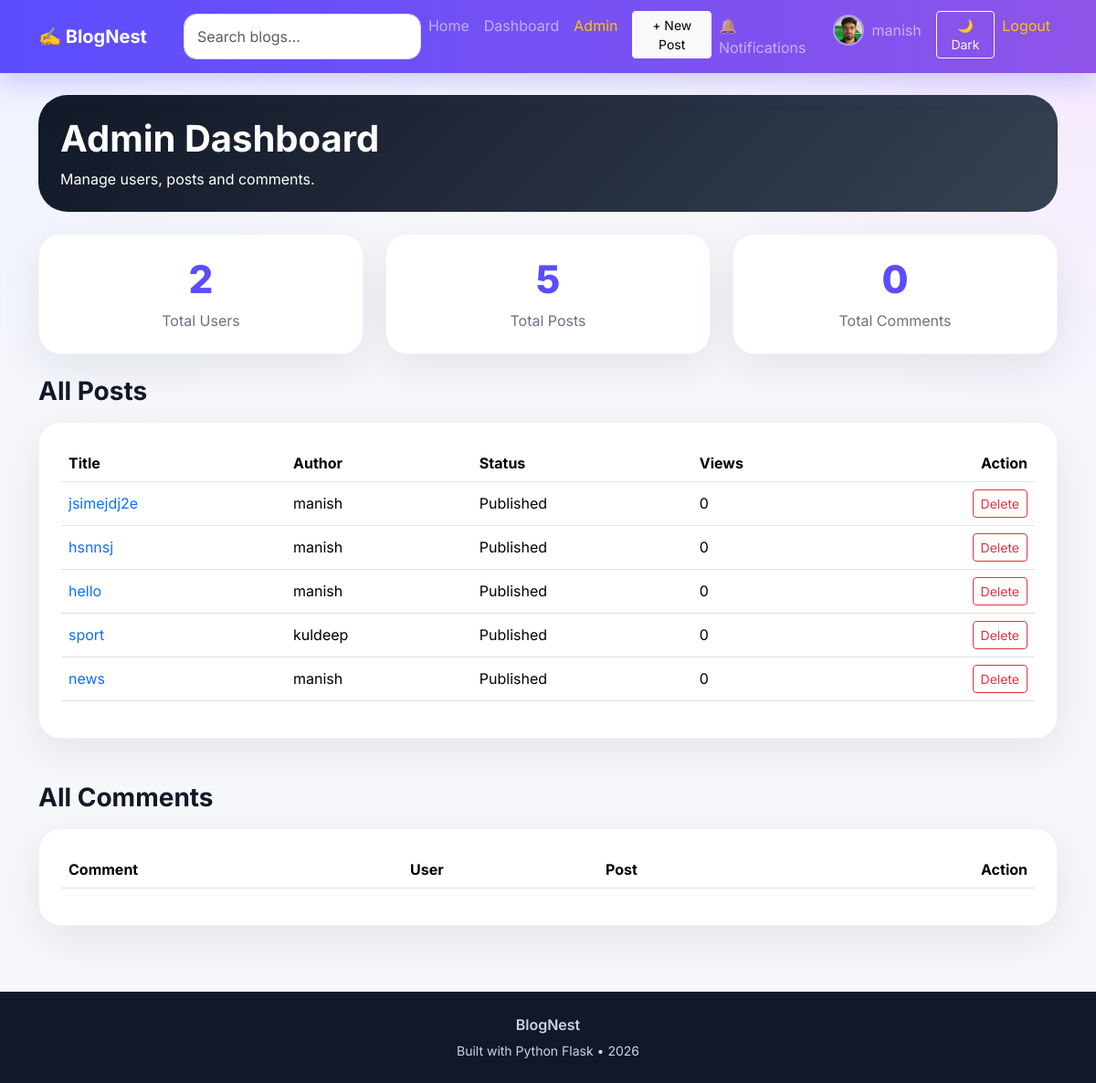
The app's page /admin (signed in) with its own data.
### models.py (models this page shows, shortened)
class User(db.Model, UserMixin):
    id = db.Column(db.Integer, primary_key=True)
    username = db.Column(db.String(30), unique=True, nullable=False)
    email = db.Column(db.String(120), unique=True, nullable=False)
    password_hash = db.Column(db.String(255), nullable=False)
    bio = db.Column(db.String(250), default="No bio added yet.")
    profile_image = db.Column(db.String(120), default="default_profile.png")
    is_admin = db.Column(db.Boolean, default=False)
    is_verified = db.Column(db.Boolean, default=False)
    created_at = db.Column(db.DateTime, default=datetime.utcnow)
    posts = db.relationship(
        "Post",
        backref="author",
        lazy=True,
        cascade="all, delete-orphan"
    )
    comments = db.relationship(
        "Comment",
        backref="comment_author",
        lazy=True,
        cascade="all, delete-orphan"
    )
    likes = db.relationship(
        "Like",
        backref="liked_by",
        lazy=True,
        cascade="all, delete-orphan"
    )
    bookmarks = db.relationship(
        "Bookmark",
        backref="saved_by",
        lazy=True,
        cascade="all, delete-orphan"
    )
    notifications = db.relationship(
        "Notification",
        backref="user",
        lazy=True,
        cascade="all, delete-orphan"
    )

class Post(db.Model):
    id = db.Column(db.Integer, primary_key=True)
    title = db.Column(db.String(150), nullable=False)
    slug = db.Column(db.String(180), unique=True, nullable=False)
    image_file = db.Column(db.String(120), default="default_blog.jpg")
    status = db.Column(db.String(20), default="Published")
    category = db.Column(db.String(50), default="General")
    tags = db.Column(db.String(200), default="")
    summary = db.Column(db.String(250), nullable=False)
    content = db.Column(db.Text, nullable=False)
    created_at = db.Column(db.DateTime, default=datetime.utcnow)
    updated_at = db.Column(db.DateTime, default=datetime.utcnow)
    views = db.Column(db.Integer, default=0)
    user_id = db.Column(
        db.Integer,
        db.ForeignKey("user.id"),
        nullable=False
    )
    comments = db.relationship(
        "Comment",
        backref="post",
        lazy=True,
        cascade="all, delete-orphan"
    )
    likes = db.relationship(
        "Like",
        backref="post",
        lazy=True,
        cascade="all, delete-orphan"
    )
    bookmarks = db.relationship(
         "Bookmark",
         backref="post",
         lazy=True,
         cascade="all, delete-orphan"
    )

### app.py (the view)
@app.route("/admin")
@login_required
def admin_dashboard():
    if not current_user.is_admin:
        abort(403)
    users = User.query.order_by(User.created_at.desc()).all()
    posts = Post.query.order_by(Post.created_at.desc()).all()
    comments = Comment.query.order_by(Comment.created_at.desc()).all()
    return render_template(
        "admin.html",
        users=users,
        posts=posts,
        comments=comments
    )

### app.py (called while the page is built)
@app.context_processor
def inject_now():
    return {"now": datetime.utcnow()}

@app.context_processor
def inject_notifications():
    if current_user.is_authenticated:
        unread_count = Notification.query.filter_by(
            user_id=current_user.id,
            is_read=False
        ).count()
    else:
        unread_count = 0
    return {"unread_count": unread_count}

### models.py (called while the page is built)
@login_manager.user_loader
def load_user(user_id):
    return User.query.get(int(user_id))

### templates/admin.html (shortened to what this page needs)
{% extends "base.html" %}
{% block content %}
<div class="dashboard-header rounded-5 p-4 mb-4">
    <h1 class="fw-bold">Admin Dashboard</h1>
    <p class="mb-0">Manage users, posts and comments.</p>
</div>
<div class="row g-4 mb-4">
    <div class="col-md-4">
        <div class="stat-card">
            <h3>{{ users|length }}</h3>
            <p>Total Users</p>
        </div>
    </div>
    <div class="col-md-4">
        <div class="stat-card">
            <h3>{{ posts|length }}</h3>
            <p>Total Posts</p>
        </div>
    </div>
    <div class="col-md-4">
        <div class="stat-card">
            <h3>{{ comments|length }}</h3>
            <p>Total Comments</p>
        </div>
    </div>
</div>
<h3 class="fw-bold mb-3">All Posts</h3>
<div class="table-responsive dashboard-table mb-5">
    <table class="table align-middle">
        <thead>
            <tr>
                <th>Title</th>
                <th>Author</th>
                <th>Status</th>
                <th>Views</th>
                <th class="text-end">Action</th>
            </tr>
        </thead>
        <tbody>
            {% for post in posts %}
                <tr>
                    <td>
                        <a href="{{ url_for('post_detail', slug=post.slug) }}">
                            {{ post.title }}
                        </a>
                    </td>
                    <td>{{ post.author.username }}</td>
                    <td>{{ post.status }}</td>
                    <td>{{ post.views }}</td>
                    <td class="text-end">
                        <form action="{{ url_for('admin_delete_post', post_id=post.id) }}" method="POST">
                            <button class="btn btn-sm btn-outline-danger" onclick="return confirm('Delete this post?')">
                                Delete
                            </button>
                        </form>
                    </td>
                </tr>
            {% endfor %}
        </tbody>
    </table>
</div>
<h3 class="fw-bold mb-3">All Comments</h3>
<div class="table-responsive dashboard-table">
    <table class="table align-middle">
        <thead>
            <tr>
                <th>Comment</th>
                <th>User</th>
                <th>Post</th>
                <th class="text-end">Action</th>
            </tr>
        </thead>
    </table>
</div>
{% endblock %}

### templates/base.html (shortened to what this page needs)
<!DOCTYPE html>
<html lang="en">
<head>
    <link href="https://cdn.jsdelivr.net/npm/bootstrap@5.3.3/dist/css/bootstrap.min.css" rel="stylesheet">
    <link href="{{ url_for('static', filename='css/style.css') }}" rel="stylesheet">
</head>
<body>
<nav class="navbar navbar-expand-lg navbar-dark glass-nav sticky-top">
    <div class="container">
        <a class="navbar-brand fw-bold" href="{{ url_for('home') }}">✍️ BlogNest</a>
        <div class="collapse navbar-collapse" id="navMenu">
            <form class="d-flex ms-lg-4 my-3 my-lg-0" action="{{ url_for('home') }}" method="GET">
                <input class="form-control search-box" type="search" name="search" placeholder="Search blogs..." value="{{ search or '' }}">
            </form>
            <ul class="navbar-nav ms-auto">
                <li class="nav-item">
                    <a class="nav-link" href="{{ url_for('home') }}">Home</a>
                </li>
                {% if current_user.is_authenticated %}
                    <li class="nav-item">
                        <a class="nav-link" href="{{ url_for('dashboard') }}">Dashboard</a>
                    </li>
                    {% if current_user.is_admin %}
                        <li class="nav-item">
                            <a class="nav-link text-warning" href="{{ url_for('admin_dashboard') }}">
                                Admin
                            </a>
                        </li>
                    {% endif %}
                    <li class="nav-item">
                        <a class="btn btn-light btn-sm ms-lg-2 mt-1" href="{{ url_for('create_post') }}">+ New Post</a>
                    </li>
                    <li class="nav-item">
                       <a class="nav-link" href="{{ url_for('notifications') }}">
                            🔔 Notifications
                        </a>
                    </li>
                    <li class="nav-item">
                       <a class="nav-link d-flex align-items-center gap-2" href="{{ url_for('profile') }}">
                            <img
                                src="{{ url_for('static', filename='uploads/' + current_user.profile_image) }}"
                                class="nav-profile-img"
                            >
                            <span>{{ current_user.username }}</span>
                        </a>
                    </li>
                    <li class="nav-item">
                        <button id="themeToggle" class="btn btn-sm btn-outline-light ms-lg-2 mt-1">
                             🌙 Dark
                        </button>
                    </li>
                    <li class="nav-item">
                        <a class="nav-link text-warning" href="{{ url_for('logout') }}">Logout</a>
                    </li>
                {% endif %}
            </ul>
        </div>
    </div>
</nav>
<main>
    <div class="container py-4">
        {% block content %}{% endblock %}
    </div>
</main>
<footer class="footer mt-5">
    <div class="container text-center py-4">
        <p class="mb-1 fw-semibold">BlogNest</p>
        <small>Built with Python Flask • {{ now.year }}</small>
    </div>
</footer>
</body>
</html>

### static/css/style.css (style rules this page uses)
:root { --primary: #5b4dff; --secondary: #8e54e9; --dark: #111827; --muted: #6b7280; --bg: #f6f7fb; --card: #ffffff; }
* { font-family: 'Inter', sans-serif; }
body { background: radial-gradient(circle at top left, #eef2ff, transparent 30%), radial-gradient(circle at top right, #f5e8ff, transparent 30%), var(--bg); color: var(--dark); }
a { text-decoration: none; }
.glass-nav { background: linear-gradient(90deg, var(--primary), var(--secondary)); box-shadow: 0 10px 30px rgba(91, 77, 255, 0.25); }
.search-box { min-width: 260px; border-radius: 999px; border: none; }
.post-card, .sidebar-card, .auth-card, .editor-card, .article-card, .comments-section, .profile-card, .dashboard-table, .stat-card { background: var(--card); border-radius: 24px; padding: 24px; box-shadow: 0 15px 45px rgba(17, 24, 39, 0.08); border: 1px solid rgba(17, 24, 39, 0.05); }
.form-control { border-radius: 14px; padding: 12px 14px; border: 1px solid #dce1ea; }
.dashboard-header { background: linear-gradient(135deg, #111827, #374151); color: white; }
.stat-card { text-align: center; }
.stat-card h3 { font-size: 42px; font-weight: 800; color: var(--primary); }
.stat-card p { color: var(--muted); margin-bottom: 0; }
.footer { background: #111827; color: #cbd5e1; }
.nav-profile-img { width: 34px; height: 34px; border-radius: 50%; object-fit: cover; border: 2px solid rgba(255,255,255,0.4); }

### records on screen
User: profile_image (placeholder picture), username "manish"
Post: title "jsimejdj2e", author.username "manish", status "Published", views "0"
Post: title "hsnnsj", author.username "manish", status "Published", views "0"
Post: title "hello", author.username "manish", status "Published", views "0"
Post: title "sport", author.username "kuldeep", status "Published", views "0"
Post: title "news", author.username "manish", status "Published", views "0"

### other values on screen
{{ users|length }} "2"
{{ posts|length }} "5"
{{ comments|length }} "0"
